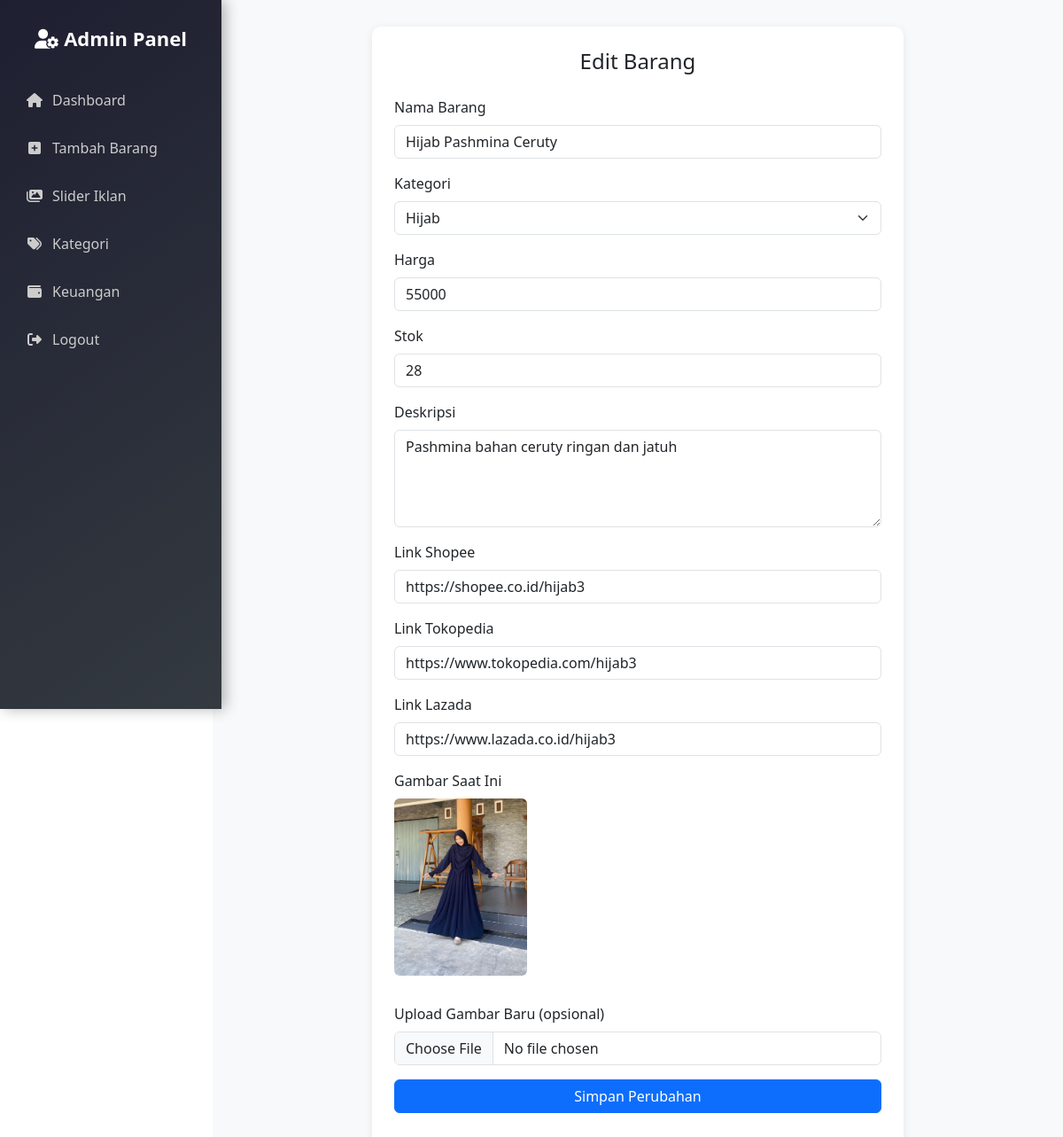
Page /edit_barang.php?id=17 (signed in) on the committed database.
### tables this page shows
CREATE TABLE `barang` (
  `id` int(11) NOT NULL,
  `nama_barang` varchar(100) NOT NULL,
  `harga` int(11) NOT NULL,
  `stok` int(11) NOT NULL,
  `gambar` varchar(255) DEFAULT NULL,
  `deskripsi` text DEFAULT NULL,
  `link_shopee` text DEFAULT NULL,
  `link_lazada` text DEFAULT NULL,
  `link_tokopedia` text DEFAULT NULL,
  `created_at` timestamp NOT NULL DEFAULT current_timestamp(),
  `kategori_id` int(11) DEFAULT NULL
);

CREATE TABLE `kategori` (
  `id` int(11) NOT NULL,
  `nama_kategori` varchar(100) NOT NULL
);

### edit_barang.php (the view, shortened to what this page needs)
<?php
include 'inc/db.php';
include 'inc/sidebar.php';
$id = intval($_GET['id']);
$result = mysqli_query($conn, "SELECT * FROM barang WHERE id=$id");
$data = mysqli_fetch_assoc($result);
?>
<link href="https://cdn.jsdelivr.net/npm/bootstrap@5.3.0/dist/css/bootstrap.min.css" rel="stylesheet">
<div class="main-content">
    <div class="edit-form">
        <h4 class="form-title">Edit Barang</h4>
        <form method="POST" enctype="multipart/form-data">
            <div class="mb-3">
                <label class="form-label">Nama Barang</label>
                <input type="text" class="form-control" name="nama_barang" value="<?= $data['nama_barang'] ?>" required>
            </div>
<?php
$kategori_list = mysqli_query($conn, "SELECT * FROM kategori ORDER BY nama_kategori ASC");
?>
<div class="mb-3">
    <label class="form-label">Kategori</label>
    <select name="kategori" class="form-select" required>
        <?php while ($k = mysqli_fetch_assoc($kategori_list)) : ?>
            <option value="<?= $k['id'] ?>" <?= $data['kategori_id'] == $k['id'] ? 'selected' : '' ?>>
                <?= htmlspecialchars($k['nama_kategori']) ?>
            </option>
        <?php endwhile; ?>
    </select>
</div>
            <div class="mb-3">
                <label class="form-label">Harga</label>
                <input type="number" class="form-control" name="harga" value="<?= $data['harga'] ?>" required>
            </div>
            <div class="mb-3">
                <label class="form-label">Stok</label>
                <input type="number" class="form-control" name="stok" value="<?= $data['stok'] ?>" required>
            </div>
            <div class="mb-3">
                <label class="form-label">Deskripsi</label>
                <textarea class="form-control" name="deskripsi" rows="4"><?= $data['deskripsi'] ?></textarea>
            </div>
            <div class="mb-3">
                <label class="form-label">Link Shopee</label>
                <input type="text" class="form-control" name="shopee" value="<?= $data['link_shopee'] ?>">
            </div>
            <div class="mb-3">
                <label class="form-label">Link Tokopedia</label>
                <input type="text" class="form-control" name="tokopedia" value="<?= $data['link_tokopedia'] ?>">
            </div>
            <div class="mb-3">
                <label class="form-label">Link Lazada</label>
                <input type="text" class="form-control" name="lazada" value="<?= $data['link_lazada'] ?>">
            </div>
            <div class="mb-3">
                <label class="form-label">Gambar Saat Ini</label><br>
                <img src="img/<?= $data['gambar'] ?>" alt="Gambar Barang">
            </div>
            <div class="mb-3">
                <label class="form-label">Upload Gambar Baru (opsional)</label>
                <input type="file" class="form-control" name="gambar">
            </div>
            <button type="submit" class="btn btn-primary">Simpan Perubahan</button>
        </form>
    </div>
</div>

### inc/sidebar.php (style rules this page uses)
.main-content { margin-left: 250px; padding: 25px; }

### edit_barang.php (style rules this page uses)
.main-content { margin-left: 240px; padding: 30px; background-color: #f8f9fa; min-height: 100vh; }
.edit-form { max-width: 600px; background: #fff; padding: 25px; border-radius: 10px; box-shadow: 0 2px 10px rgba(0, 0, 0, 0.08); margin: auto; }
.edit-form img { max-width: 150px; border-radius: 6px; margin-bottom: 15px; }
.form-label { font-weight: 500; }
.form-control, .form-select { margin-bottom: 15px; }
.form-title { text-align: center; margin-bottom: 25px; }
button[type="submit"] { width: 100%; }

### rows in the picture
barang: nama_barang "Hijab Pashmina Ceruty", kategori "Hijab", harga "55000", stok "28", deskripsi "Pashmina bahan ceruty ringan dan jatuh", shopee "https://shopee.co.id/hijab3", tokopedia "https://www.tokopedia.com/hijab3", lazada "https://www.lazada.co.id/hijab3", gambar (picture)
